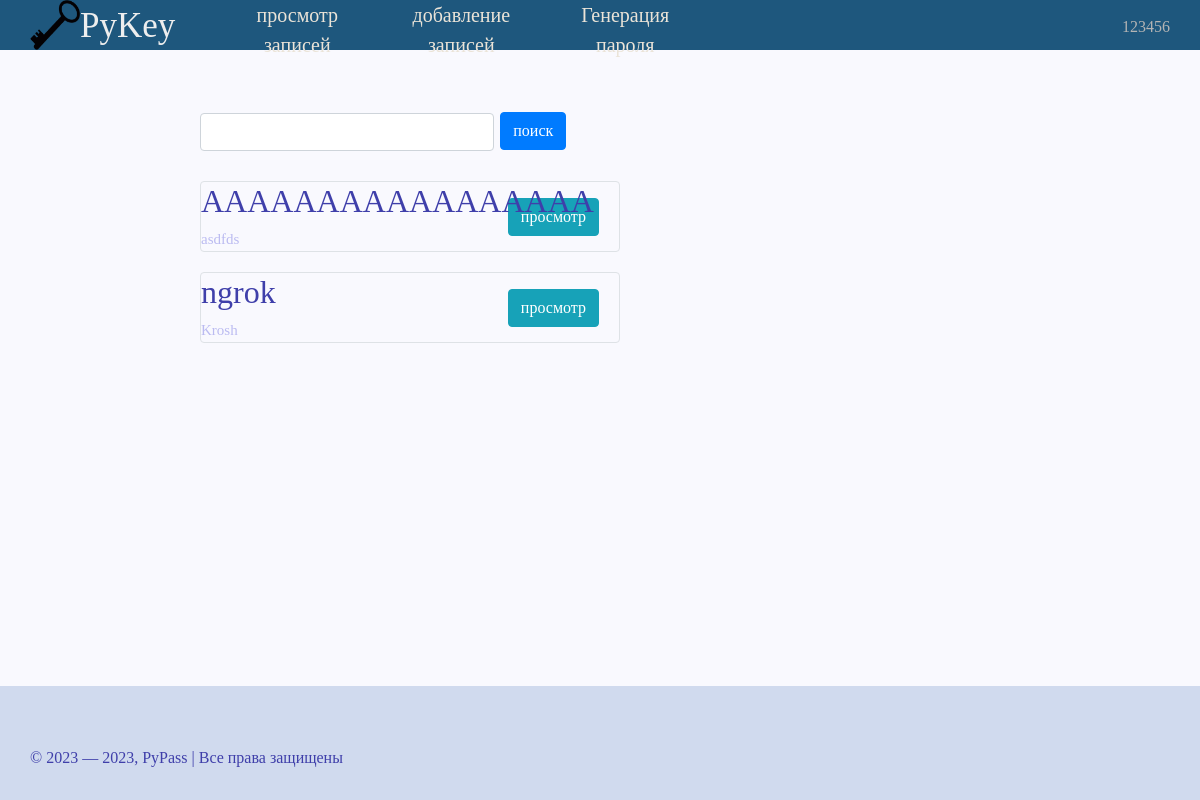
The page /View_list (signed in) on the database as committed earlier.
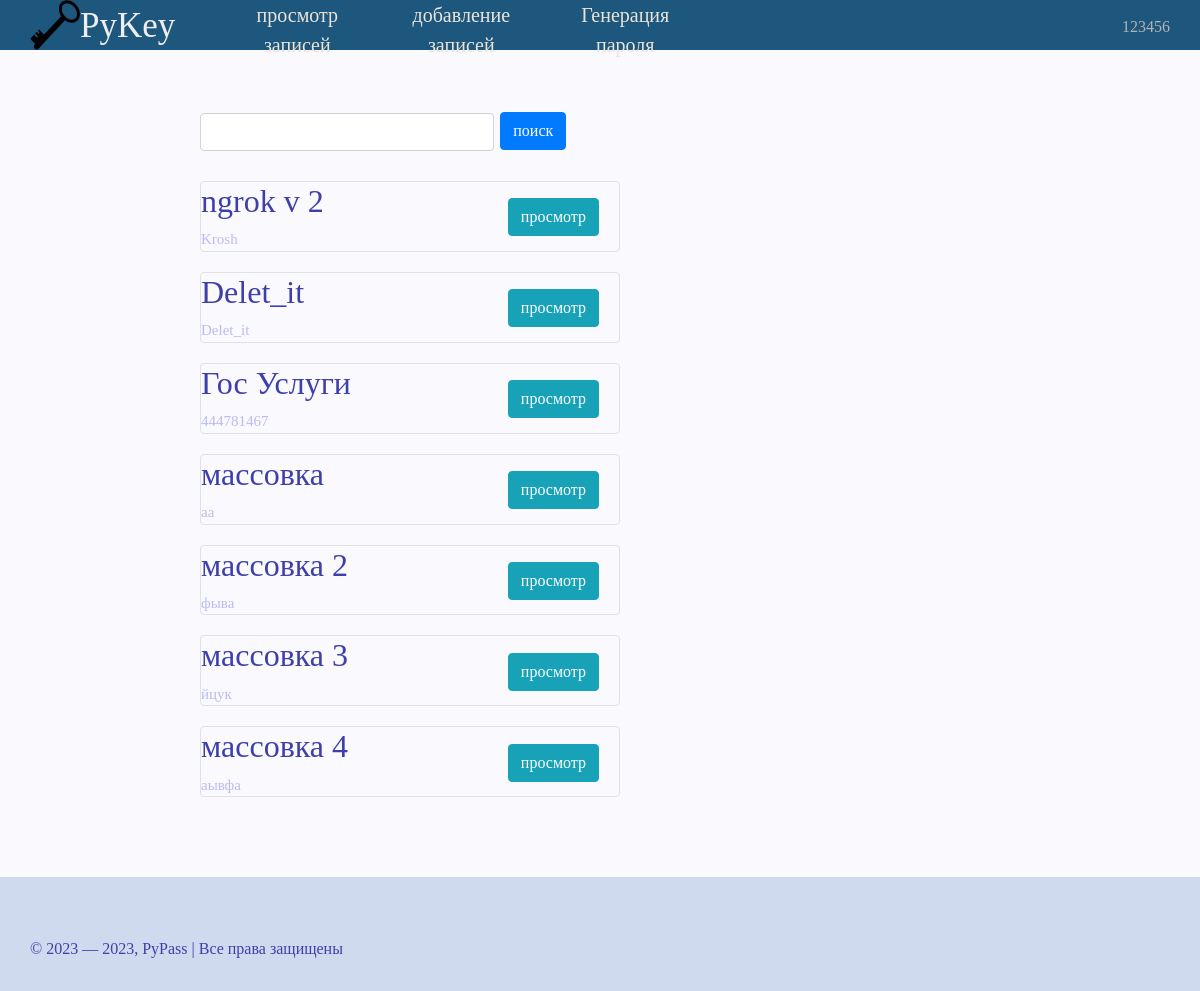
The same page on the database as committed later.
### data/user.py (models this page shows, shortened)
class User(SqlAlchemyBase, UserMixin):
    __tablename__ = 'users'
    id = sqlalchemy.Column(sqlalchemy.Integer,
                           primary_key=True, autoincrement=True)
    name = sqlalchemy.Column(sqlalchemy.String, nullable=True)
    email = sqlalchemy.Column(sqlalchemy.String,
                              index=True, unique=True, nullable=True)
    password = sqlalchemy.Column(sqlalchemy.String, nullable=True)
    reset_code = sqlalchemy.Column(sqlalchemy.String, nullable=True)

### data/passwords.py (models this page shows, shortened)
class Passwords(SqlAlchemyBase):
    __tablename__ = 'password'
    id = sqlalchemy.Column(sqlalchemy.Integer,
                           primary_key=True, autoincrement=True)
    user_id = sqlalchemy.Column(sqlalchemy.Integer,
                                sqlalchemy.ForeignKey("users.id"))
    title = sqlalchemy.Column(sqlalchemy.String)
    login = sqlalchemy.Column(sqlalchemy.String)
    password = sqlalchemy.Column(sqlalchemy.String)
    site = sqlalchemy.Column(sqlalchemy.String)
    note = sqlalchemy.Column(sqlalchemy.String, nullable=True)

### server.py (the view)
@app.route('/View_list', methods=['GET', 'POST'])
def View_list():
    form = ViewInfo()
    db_sess = db_session.create_session()
    password = db_sess.query(Passwords).filter(Passwords.user_id == current_user.id)
    if form.validate_on_submit():
        text = form.search_field.data
        password = list(db_sess.query(Passwords).filter((Passwords.user_id == current_user.id),
                                                        (Passwords.title.like(f'%{text.lower()}%')) |
                                                        (Passwords.title.like(f'%{text.upper()}%'))))
    empty_list = empty_check(list(password))
    return render_template('View_list.html', password=password, form=form, title='!!!!', empty_list=empty_list)

### forms.py
class ViewInfo(FlaskForm):
    search_field = StringField(validators=[DataRequired()])
    search = SubmitField('поиск')
    show_info_button = SubmitField('просмотр')

### data/db_session.py (called while the page is built)
def create_session() -> Session:
    global __factory
    return __factory()

### server.py (called while the page is built)
@login_manager.user_loader
def load_user(user_id):
    db_sess = db_session.create_session()
    return db_sess.query(User).get(user_id)

### work_func.py (called while the page is built)
def empty_check(some_list):
    if some_list:
        return True
    else:
        return False

### templates/View_list.html (shortened to what this page needs)
{% extends "base.html" %}
{% block content %}
<form action="" method="post" novalidate>
	<div class="conteriner_view">
		<div class="container_right">
			<div class="search_place"><div class="give_place_to_buttton">{{ form.search_field(class="form-control") }}</div>
			{{ form.search(type="submit", class="btn btn-primary") }}</div>
			{% if empty_list %}
				{% for item in password%}
					<div class="box col-md6 border rounded">
						<h2>{{ item.title }}</h2>
						<span class="small_text">{{ item.login }}</span>
						<a href="{{ url_for('View_list_withinfo', id=item.id) }}" class="btn btn-info" id="show_info_button">просмотр</a>
					</div>
				{% endfor %}
			{% else %}
				<h2> Ничего не найдено </h2>
			{% endif %}
		</div>
	</div>
</form>
{% endblock %}

### templates/base.html (shortened to what this page needs)
<!DOCTYPE html>
<html lang="ru">
<head>
	<link rel="stylesheet" href="https://maxcdn.bootstrapcdn.com/bootstrap/4.0.0/css/bootstrap.min.css">
	<link rel="stylesheet" type="text/css" href="{{ url_for('static', filename='css/mainstyle.css') }}">
</head>
<body>
	<div class="header">
		<div class="logo">
			<a href="{{ url_for('index') }}"><img class="logotip" src="{{ url_for('static', filename='data/key.png') }}" alt="logo"></a>
			<span class="smallintrodaction">PyKey</span>
			<div class="menu">
				{% if current_user.is_authenticated %}
					<ul>
						<li><a href="{{ url_for('View_list') }}">просмотр записей</a></li>
						<li><a href="{{ url_for('Adding_info') }}">добавление записей</a></li>
						<li><a href="{{ url_for('create_pass') }}">Генерация пароля</a></li>
					</ul>
				{% else %}
					<ul>
						<li><a href="{{ url_for('create_pass') }}">Генерация пароля</a></li>
					</ul>
				{% endif %}
				<div class="profile">
					{% if current_user.is_authenticated %}
						<a href="{{ url_for('profile') }}" class="login">{{ current_user.name }}</a>
					{% else %}
						<a href="{{ url_for('login') }}" class="login">Авторизаяция</a>
						<a href="{{ url_for('regist') }}" class="regist">регистрация</a>
					{% endif %}
				</div>
			</div>
		</div>
	</div>
	<div class="container_box">
    		{% block content %}{% endblock %}
	</div>
	<div class="footer">
		<div class="footer-text">© 2023 — 2023, PyPass | Все права защищены</div>
	</div>
</body>
</html>

### static/css/mainstyle.css (style rules this page uses)
html { height: 100%; }
body { font-family: fantasy; margin: 0; padding: 0; color: #3F3FAA; display: flex; flex-direction: column; height: 100%; background-color: #F9F9FE; }
.header { background-color: #1E577D; text-align: left; color:#EEE; flex: 0 0 auto; }
.logo { max-height: 50px; margin: 0px 30px; display:flex; }
.logotip { width: 50px; height: 50px; }
.smallintrodaction { font-size: 35px; height: 50px; cursor: default; color: FFF; }
.profile { position: absolute; margin: 15px; 15px; right: 0px; top: 0px; }
.login { margin: 15px; 15px; text-decoration: none; color: #B4B4B4; }
.menu ul li { list-style: none; float: left; text-align: center; }
.menu ul li a { color:#EBE4D8; margin-left: 10px; margin-right: 10px; display: inline-block; text-decoration: none; width: 12vw; font-size: 20px; height: 50px; cursor: pointer; }
.container_box { flex: 1 0 auto; font-size: 25px; margin: 60px; margin-left: 200px; margin-right: 200px; }
.conteriner_view { display:flex; }
.container_right { display:inline-block; min-width: 35vw; }
.give_place_to_buttton { display: inline-block; width: 70%; }
.search_place { margin-bottom: 30px; }
.small_text { font-size: 15px; color: #BBBBF1; }
.box { font-size: 15px; margin-top: 20px; margin-bottom: 20px; }
#show_info_button { margin-top: -30px; margin-right:20px; float: right; }
.footer { position: relative; flex: 0 0 auto; width: 100%; background-color: #D0DAEE; }
.footer-text { margin: 30px; margin-top: 60px; }

Rows that differ between the two databases and show on the page:
removed Passwords: title "AAAAAAAAAAAAAAAAA", login "asdfds"
changed Passwords "Krosh": title "ngrok" → "ngrok v 2"
added Passwords: title "Delet_it", login "Delet_it"
added Passwords: title "Гос Услуги", login "444781467"
added Passwords: title "массовка", login "аа"
added Passwords: title "массовка 2", login "фыва"
added Passwords: title "массовка 3", login "йцук"
added Passwords: title "массовка 4", login "аывфа"
